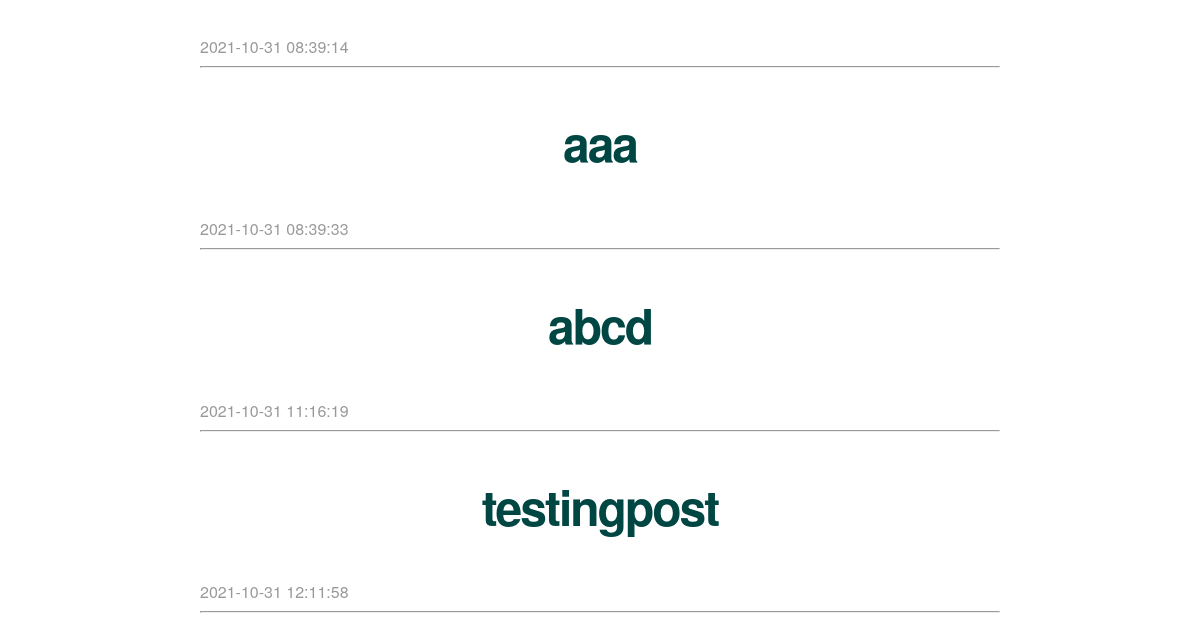
Before: / (lower part) with the older database file.
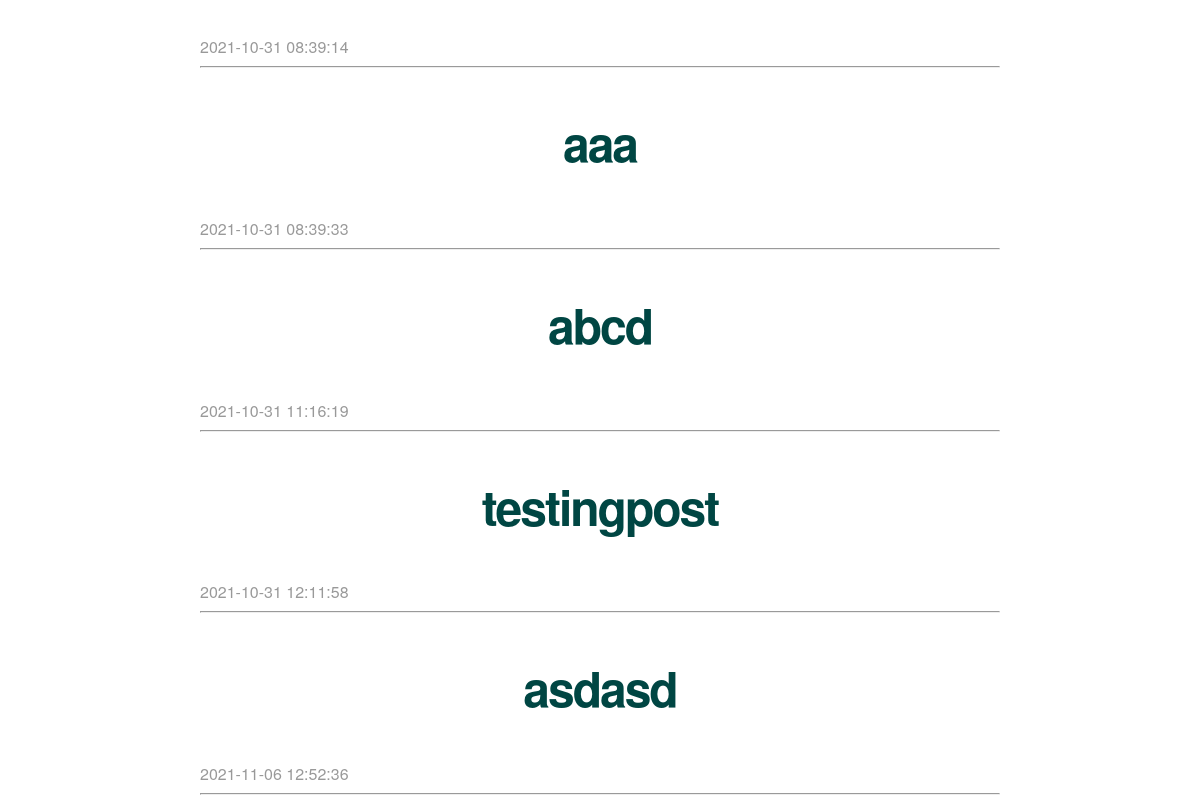
After: the same page with the newer database file.
### tables this page shows
CREATE TABLE posts (
    id INTEGER PRIMARY KEY AUTOINCREMENT,
    created TIMESTAMP NOT NULL DEFAULT CURRENT_TIMESTAMP,
    title TEXT NOT NULL,
    content TEXT NOT NULL
);

### app.py (the view)
@app.route('/')
def index():
    connection = get_db_connection()
    posts = connection.execute('SELECT * FROM posts').fetchall()
    connection.close()
    return render_template('index.html', posts=posts)

### app.py (called while the page is built)
def get_db_connection():
    global connection_count
    connection = sqlite3.connect('database.db')
    connection.row_factory = sqlite3.Row
    connection_count += 1
    return connection

### templates/index.html (shortened to what this page needs)
{% extends 'base.html' %}
{% block content %}
    {% for post in posts %}
        <a class="post" href="{{ url_for('post', post_id=post['id']) }}">
            <h2>{{ post['title'] }}</h2>
        </a>
        <span class="timestamp">{{ post['created'] }}</span>
        <hr>
    {% endfor %}
{% endblock %}

Changed rows visible on the page:
added posts: title "asdasd", created "2021-11-06 12:52:36"
